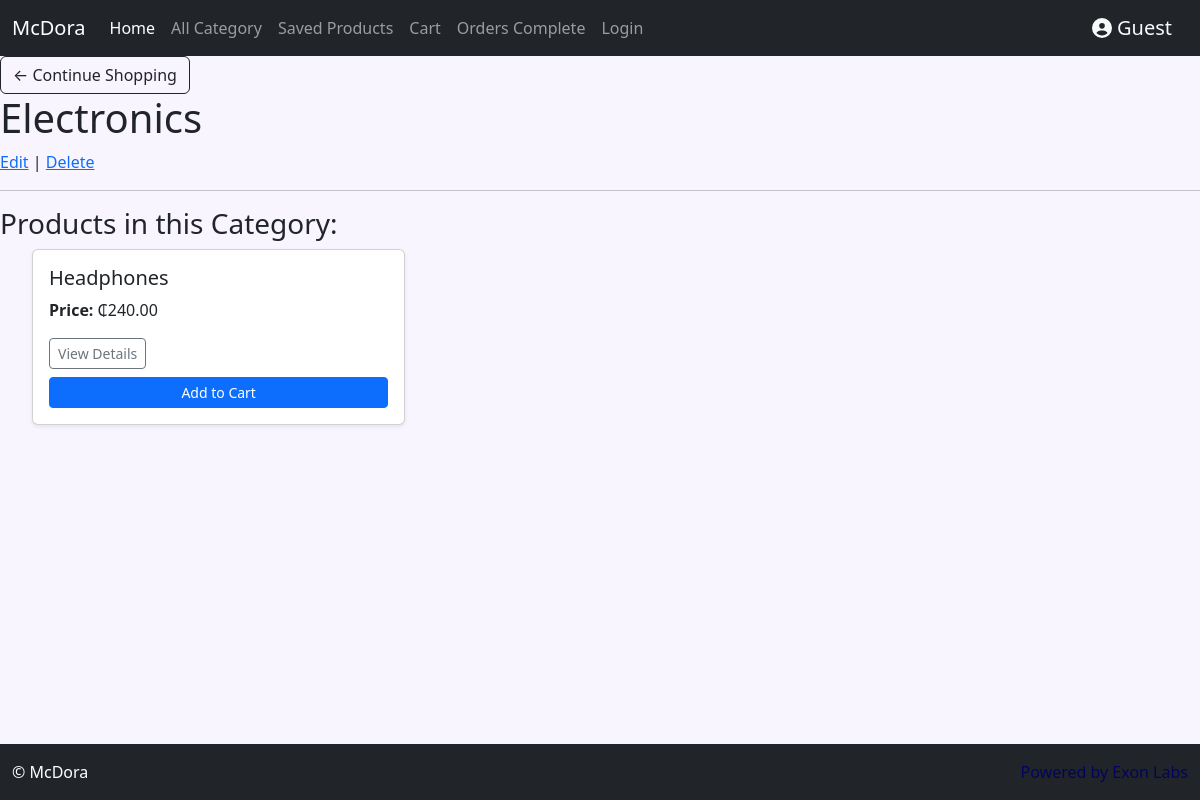
/category_detail/4/, run on the app's committed database.
### store/models.py (models this page shows, shortened)
class Category(models.Model):
    name = models.CharField(max_length=100, null=True)
    date_created = models.DateTimeField(auto_now_add=True, null=True)

class Product(models.Model):
    name = models.CharField(max_length=100, null=True)
    description = models.TextField(null=True)
    category = models.ForeignKey(Category, on_delete=models.SET_NULL, related_name='products', null=True)
    brand = models.ForeignKey(Brand, on_delete=models.SET_NULL, related_name='products', null=True)
    product_status = models.ForeignKey(ProductStatus, on_delete=models.SET_NULL, null=True)
    image = models.ImageField(upload_to= 'products/', null=True, blank=True)
    product_document = models.ForeignKey(ProductDocument, on_delete=models.SET_NULL, null=True, blank=True)
    price = models.DecimalField(max_digits=10, decimal_places=2, null=True)
    date_created = models.DateTimeField(auto_now_add=True, null=True)
    creator = models.ForeignKey(User, on_delete=models.SET_NULL, null=True)

### store/views.py (the view)
# urls.py: path('category_detail/<int:id>/', views.category_detail, name='category_detail'),
def category_detail(request, id):
    category = Category.objects.get(id=id)
    products = category.products.all()
    context = {'category': category, 'products': products}
    return render(request, 'category_detail.html', context)

### store/templates/category_detail.html (shortened to what this page needs)
{% extends 'base.html' %}
{% block content %}
<a class="btn btn-outline-dark" href="{% url 'home' %}">&#x2190; Continue Shopping</a>
<h1>{{ category.name }}</h1>
<a href="{% url 'edit_category' id=category.id %}">Edit</a> | <a href="{% url 'delete_category' id=category.id %}">Delete</a>
<hr>
<h3>Products in this Category:</h3>
<ul>
  <div class="row">
        {% for product in products %}
            <div class="col-md-4 mb-4">
                <div class="card h-100 shadow-sm">
                    <div class="card-body">
                        <h5 class="card-title">{{ product.name }}</h5>
                        <p class="card-text"><strong>Price:</strong> ₵{{ product.price }}</p>
                        <a href="{% url 'product_detail' id=product.id %}" class="btn btn-sm btn-outline-secondary mb-2">View Details</a>
                        <form action="{% url 'add_to_cart' id=product.id %}" method="post">
                            <button class="btn btn-primary btn-sm btn-block w-100">Add to Cart</button>
                        </form>
                    </div>
                </div>
            </div>
        {% empty %}
            <p class="text-center">No products available.</p>
        {% endfor %}
    </div>
</ul>
{% endblock content %}

### data on the page
Category: name "Electronics"
Product: name "Headphones", price "240.00"
